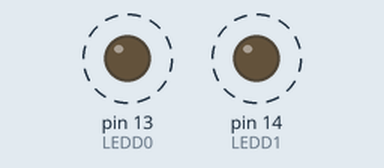
Simulated run of this sketch. Board: Arduino Uno, built with avr-gcc and run on an emulated ATmega328P. On the bench: output pins drawn as LEDs (lit = HIGH). Dashed ring = blinking.

Above: at 0.2 s.
Timing chart, 0 to 4.6 s (numbered marks = the images above):
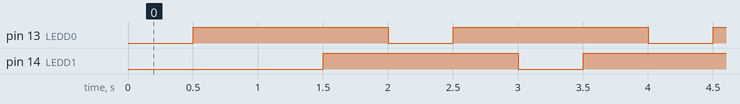

Measured:
- by itself, pin 13 (LEDD0), pin 14 (LEDD1): alternates HIGH for 1.5 s and LOW for 0.50 s
- by itself, everything shown: repeats every 16.0 s, in 32 steps

The sketch:

LEDD0-test.ino
```cpp
#define LEDD0 13  // PC1
#define LEDD1 14  // PC2

void setup() {
  pinMode(LEDD0, OUTPUT);
  pinMode(LEDD1, OUTPUT);
}

void loop() {
  // put your main code here, to run repeatedly:
  digitalWrite(LEDD0, LOW); // IR LEDS gaan aan
  delay(500);
  digitalWrite(LEDD0, HIGH); // IR LEDS gaan uit
  delay(500);
  digitalWrite(LEDD1, LOW); // IR LEDS gaan aan
  delay(500);
  digitalWrite(LEDD1, HIGH); // IR LEDS gaan uit
  delay(500);
}
```
